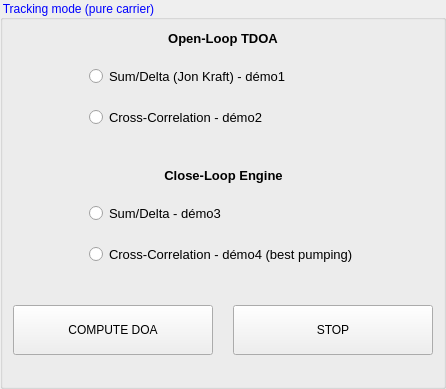
           <widget class="QGroupBox" name="QGroupBox1">
            <property name="styleSheet">
             <string notr="true">QGroupBox::title {
    color: blue;
}</string>
            </property>
            <property name="title">
             <string>Tracking mode (pure carrier)</string>
            </property>
            <property name="flat">
             <bool>false</bool>
            </property>
            <property name="checkable">
             <bool>false</bool>
            </property>
            <layout class="QGridLayout" name="gridLayout_5">
             <property name="leftMargin">
              <number>10</number>
             </property>
             <property name="rightMargin">
              <number>10</number>
             </property>
             <property name="spacing">
              <number>20</number>
             </property>
             <item row="0" column="4">
              <layout class="QVBoxLayout" name="verticalLayout_3">
               <item>
                <layout class="QHBoxLayout" name="horizontalLayout_14"/>
               </item>
               <item>
                <widget class="QLabel" name="label_11">
                 <property name="font">
                  <font>
                   <pointsize>10</pointsize>
                   <weight>75</weight>
                   <bold>true</bold>
                  </font>
                 </property>
                 <property name="text">
                  <string>Open-Loop TDOA</string>
                 </property>
                 <property name="alignment">
                  <set>Qt::AlignCenter</set>
                 </property>
                </widget>
               </item>
               <item>
                <layout class="QGridLayout" name="gridLayout_7">
                 <item row="9" column="1">
                  <widget class="QRadioButton" name="radioButton_4">
                   <property name="font">
                    <font>
                     <pointsize>10</pointsize>
                    </font>
                   </property>
                   <property name="text">
                    <string>Sum/Delta - démo3</string>
                   </property>
                  </widget>
                 </item>
                 <item row="7" column="1">
                  <widget class="QLabel" name="label_12">
                   <property name="font">
                    <font>
                     <pointsize>10</pointsize>
                     <weight>75</weight>
                     <bold>true</bold>
                    </font>
                   </property>
                   <property name="text">
                    <string>Close-Loop Engine</string>
                   </property>
                   <property name="alignment">
                    <set>Qt::AlignCenter</set>
                   </property>
                  </widget>
                 </item>
                 <item row="4" column="1">
                  <widget class="QRadioButton" name="radioButton">
                   <property name="font">
                    <font>
                     <pointsize>10</pointsize>
                    </font>
                   </property>
                   <property name="text">
                    <string>Sum/Delta (Jon Kraft) - démo1</string>
                   </property>
                  </widget>
                 </item>
                 <item row="5" column="1">
                  <widget class="QRadioButton" name="radioButton_2">
                   <property name="font">
                    <font>
                     <pointsize>10</pointsize>
                    </font>
                   </property>
                   <property name="text">
                    <string>Cross-Correlation - démo2</string>
                   </property>
                  </widget>
                 </item>
                 <item row="5" column="0">
                  <spacer name="horizontalSpacer_10">
                   <property name="orientation">
                    <enum>Qt::Horizontal</enum>
                   </property>
                   <property name="sizeHint" stdset="0">
                    <size>
                     <width>40</width>
                     <height>20</height>
                    </size>
                   </property>
                  </spacer>
                 </item>
                 <item row="4" column="2">
                  <spacer name="horizontalSpacer_11">
                   <property name="orientation">
                    <enum>Qt::Horizontal</enum>
                   </property>
                   <property name="sizeHint" stdset="0">
                    <size>
                     <width>40</width>
                     <height>20</height>
                    </size>
                   </property>
                  </spacer>
                 </item>
                 <item row="6" column="1">
                  <spacer name="verticalSpacer_6">
                   <property name="orientation">
                    <enum>Qt::Vertical</enum>
                   </property>
                   <property name="sizeHint" stdset="0">
                    <size>
                     <width>20</width>
                     <height>20</height>
                    </size>
                   </property>
                  </spacer>
                 </item>
                 <item row="10" column="1">
                  <widget class="QRadioButton" name="radioButton_3">
                   <property name="font">
                    <font>
                     <pointsize>10</pointsize>
                    </font>
                   </property>
                   <property name="text">
                    <string>Cross-Correlation - démo4 (best pumping)</string>
                   </property>
                  </widget>
                 </item>
                </layout>
               </item>
               <item>
                <spacer name="verticalSpacer_4">
                 <property name="orientation">
                  <enum>Qt::Vertical</enum>
                 </property>
                 <property name="sizeHint" stdset="0">
                  <size>
                   <width>20</width>
                   <height>20</height>
                  </size>
                 </property>
                </spacer>
               </item>
               <item>
                <layout class="QHBoxLayout" name="horizontalLayout_15">
                 <item>
                  <widget class="QPushButton" name="pushButton">
                   <property name="minimumSize">
                    <size>
                     <width>200</width>
                     <height>50</height>
                    </size>
                   </property>
                   <property name="maximumSize">
                    <size>
                     <width>200</width>
                     <height>50</height>
                    </size>
                   </property>
                   <property name="text">
                    <string>COMPUTE DOA</string>
                   </property>
                  </widget>
                 </item>
                 <item>
                  <widget class="QPushButton" name="pushButton_2">
                   <property name="minimumSize">
                    <size>
                     <width>200</width>
                     <height>50</height>
                    </size>
                   </property>
                   <property name="maximumSize">
                    <size>
                     <width>200</width>
                     <height>50</height>
                    </size>
                   </property>
                   <property name="text">
                    <string>STOP</string>
                   </property>
                  </widget>
                 </item>
                </layout>
               </item>
               <item>
                <spacer name="horizontalSpacer_2">
                 <property name="orientation">
                  <enum>Qt::Horizontal</enum>
                 </property>
                 <property name="sizeHint" stdset="0">
                  <size>
                   <width>40</width>
                   <height>20</height>
                  </size>
                 </property>
                </spacer>
               </item>
              </layout>
             </item>
            </layout>
           </widget>
